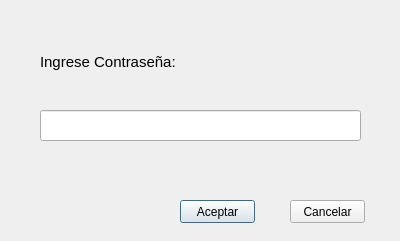
<?xml version="1.0" encoding="UTF-8"?>
<ui version="4.0">
 <class>Dialog</class>
 <widget class="QDialog" name="Dialog">
  <property name="geometry">
   <rect>
    <x>0</x>
    <y>0</y>
    <width>400</width>
    <height>241</height>
   </rect>
  </property>
  <property name="windowTitle">
   <string>Dialog</string>
  </property>
  <widget class="QLabel" name="label">
   <property name="geometry">
    <rect>
     <x>40</x>
     <y>52</y>
     <width>141</width>
     <height>21</height>
    </rect>
   </property>
   <property name="text">
    <string>&lt;html&gt;&lt;head/&gt;&lt;body&gt;&lt;p&gt;&lt;span style=&quot; font-size:11pt;&quot;&gt;Ingrese Contraseña:&lt;/span&gt;&lt;/p&gt;&lt;/body&gt;&lt;/html&gt;</string>
   </property>
  </widget>
  <widget class="QLineEdit" name="lineEditContra">
   <property name="geometry">
    <rect>
     <x>40</x>
     <y>110</y>
     <width>321</width>
     <height>31</height>
    </rect>
   </property>
   <property name="styleSheet">
    <string notr="true">font: 17pt &quot;MS Shell Dlg 2&quot;;</string>
   </property>
   <property name="text">
    <string/>
   </property>
  </widget>
  <widget class="QPushButton" name="aceptar">
   <property name="geometry">
    <rect>
     <x>180</x>
     <y>200</y>
     <width>75</width>
     <height>23</height>
    </rect>
   </property>
   <property name="styleSheet">
    <string notr="true">font: 10pt &quot;MS Shell Dlg 2&quot;;</string>
   </property>
   <property name="text">
    <string>Aceptar</string>
   </property>
  </widget>
  <widget class="QPushButton" name="cancelar">
   <property name="geometry">
    <rect>
     <x>290</x>
     <y>200</y>
     <width>75</width>
     <height>23</height>
    </rect>
   </property>
   <property name="styleSheet">
    <string notr="true">font: 10pt &quot;MS Shell Dlg 2&quot;;</string>
   </property>
   <property name="text">
    <string>Cancelar</string>
   </property>
  </widget>
 </widget>
 <resources/>
 <connections/>
</ui>
